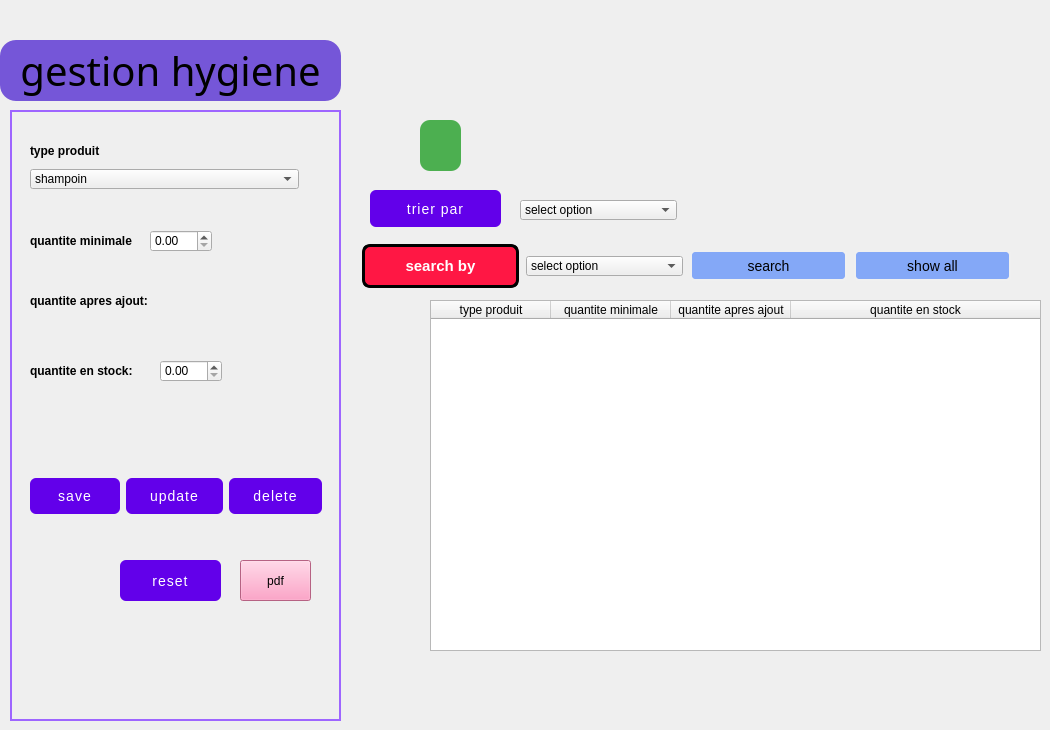
       <widget class="QWidget" name="notifications_page">
        <widget class="QLabel" name="title_label_2">
         <property name="geometry">
          <rect>
           <x>0</x>
           <y>40</y>
           <width>341</width>
           <height>61</height>
          </rect>
         </property>
         <property name="font">
          <font>
           <family>Script MT Bold</family>
           <pointsize>30</pointsize>
          </font>
         </property>
         <property name="styleSheet">
          <string notr="true">background-color:#7556d8;
border-radius:16px;</string>
         </property>
         <property name="text">
          <string>gestion hygiene</string>
         </property>
         <property name="alignment">
          <set>Qt::AlignCenter</set>
         </property>
        </widget>
        <widget class="QLabel" name="label_32">
         <property name="geometry">
          <rect>
           <x>770</x>
           <y>10</y>
           <width>200</width>
           <height>200</height>
          </rect>
         </property>
         <property name="minimumSize">
          <size>
           <width>40</width>
           <height>40</height>
          </size>
         </property>
         <property name="maximumSize">
          <size>
           <width>200</width>
           <height>200</height>
          </size>
         </property>
         <property name="text">
          <string/>
         </property>
         <property name="pixmap">
          <pixmap resource="resources.qrc">:/images/img-hotellerie-produits.jpg</pixmap>
         </property>
         <property name="scaledContents">
          <bool>true</bool>
         </property>
        </widget>
        <widget class="QTableWidget" name="tableWidget_4">
         <property name="geometry">
          <rect>
           <x>430</x>
           <y>300</y>
           <width>611</width>
           <height>351</height>
          </rect>
         </property>
         <property name="focusPolicy">
          <enum>Qt::NoFocus</enum>
         </property>
         <property name="showGrid">
          <bool>false</bool>
         </property>
         <attribute name="horizontalHeaderMinimumSectionSize">
          <number>50</number>
         </attribute>
         <attribute name="horizontalHeaderDefaultSectionSize">
          <number>120</number>
         </attribute>
         <attribute name="horizontalHeaderStretchLastSection">
          <bool>true</bool>
         </attribute>
         <attribute name="verticalHeaderVisible">
          <bool>false</bool>
         </attribute>
         <column>
          <property name="text">
           <string>type produit</string>
          </property>
         </column>
         <column>
          <property name="text">
           <string>quantite minimale</string>
          </property>
         </column>
         <column>
          <property name="text">
           <string>quantite apres ajout</string>
          </property>
         </column>
         <column>
          <property name="text">
           <string>quantite en stock</string>
          </property>
         </column>
        </widget>
        <widget class="QLabel" name="label_31">
         <property name="geometry">
          <rect>
           <x>10</x>
           <y>110</y>
           <width>331</width>
           <height>611</height>
          </rect>
         </property>
         <property name="styleSheet">
          <string notr="true">border: 2px solid #9e65ff;</string>
         </property>
         <property name="text">
          <string/>
         </property>
        </widget>
        <widget class="QPushButton" name="pushButton_48">
         <property name="geometry">
          <rect>
           <x>120</x>
           <y>560</y>
           <width>101</width>
           <height>41</height>
          </rect>
         </property>
         <property name="styleSheet">
          <string notr="true">QPushButton {
    background-color: #6200ea;
    color: white;
    border-radius: 6px;
    padding: 10px 24px;
    font-size: 14px;
    letter-spacing: 1px;
    text-transform: uppercase;
    transition: background-color 0.3s ease;
}
QPushButton:hover {
    background-color: #3700b3;
}
QPushButton:pressed {
    background-color: #30009c;
}</string>
         </property>
         <property name="text">
          <string>reset</string>
         </property>
        </widget>
        <widget class="QWidget" name="layoutWidget_8">
         <property name="geometry">
          <rect>
           <x>30</x>
           <y>470</y>
           <width>292</width>
           <height>52</height>
          </rect>
         </property>
         <layout class="QHBoxLayout" name="horizontalLayout_17">
          <item>
           <widget class="QPushButton" name="pushButton_49">
            <property name="styleSheet">
             <string notr="true">QPushButton {
    background-color: #6200ea;
    color: white;
    border-radius: 6px;
    padding: 10px 24px;
    font-size: 14px;
    letter-spacing: 1px;
    text-transform: uppercase;
    transition: background-color 0.3s ease;
}
QPushButton:hover {
    background-color: #3700b3;
}
QPushButton:pressed {
    background-color: #30009c;
}
</string>
            </property>
            <property name="text">
             <string>save</string>
            </property>
           </widget>
          </item>
          <item>
           <widget class="QPushButton" name="pushButton_50">
            <property name="styleSheet">
             <string notr="true">QPushButton {
    background-color: #6200ea;
    color: white;
    border-radius: 6px;
    padding: 10px 24px;
    font-size: 14px;
    letter-spacing: 1px;
    text-transform: uppercase;
    transition: background-color 0.3s ease;
}
QPushButton:hover {
    background-color: #3700b3;
}
QPushButton:pressed {
    background-color: #30009c;
}</string>
            </property>
            <property name="text">
             <string>update</string>
            </property>
           </widget>
          </item>
          <item>
           <widget class="QPushButton" name="pushButton_51">
            <property name="styleSheet">
             <string notr="true">QPushButton {
    background-color: #6200ea;
    color: white;
    border-radius: 6px;
    padding: 10px 24px;
    font-size: 14px;
    letter-spacing: 1px;
    text-transform: uppercase;
    transition: background-color 0.3s ease;
}
QPushButton:hover {
    background-color: #3700b3;
}
QPushButton:pressed {
    background-color: #30009c;
}</string>
            </property>
            <property name="text">
             <string>delete</string>
            </property>
           </widget>
          </item>
         </layout>
        </widget>
        <widget class="QComboBox" name="comboBox_19">
         <property name="geometry">
          <rect>
           <x>30</x>
           <y>169</y>
           <width>269</width>
           <height>20</height>
          </rect>
         </property>
         <item>
          <property name="text">
           <string>shampoin</string>
          </property>
         </item>
         <item>
          <property name="text">
           <string>savon</string>
          </property>
         </item>
        </widget>
        <widget class="QLabel" name="label_61">
         <property name="geometry">
          <rect>
           <x>30</x>
           <y>140</y>
           <width>269</width>
           <height>22</height>
          </rect>
         </property>
         <property name="font">
          <font>
           <weight>75</weight>
           <bold>true</bold>
          </font>
         </property>
         <property name="text">
          <string>type produit</string>
         </property>
        </widget>
        <widget class="QDoubleSpinBox" name="doubleSpinBox">
         <property name="geometry">
          <rect>
           <x>150</x>
           <y>230</y>
           <width>62</width>
           <height>22</height>
          </rect>
         </property>
        </widget>
        <widget class="QLabel" name="label_62">
         <property name="geometry">
          <rect>
           <x>30</x>
           <y>230</y>
           <width>121</width>
           <height>22</height>
          </rect>
         </property>
         <property name="font">
          <font>
           <weight>75</weight>
           <bold>true</bold>
          </font>
         </property>
         <property name="text">
          <string>quantite minimale</string>
         </property>
        </widget>
        <widget class="QDoubleSpinBox" name="doubleSpinBox_2">
         <property name="geometry">
          <rect>
           <x>160</x>
           <y>360</y>
           <width>62</width>
           <height>22</height>
          </rect>
         </property>
        </widget>
        <widget class="QLabel" name="label_63">
         <property name="geometry">
          <rect>
           <x>30</x>
           <y>290</y>
           <width>161</width>
           <height>22</height>
          </rect>
         </property>
         <property name="font">
          <font>
           <weight>75</weight>
           <bold>true</bold>
          </font>
         </property>
         <property name="text">
          <string>quantite apres ajout:</string>
         </property>
        </widget>
        <widget class="QLabel" name="label_64">
         <property name="geometry">
          <rect>
           <x>30</x>
           <y>360</y>
           <width>121</width>
           <height>22</height>
          </rect>
         </property>
         <property name="font">
          <font>
           <weight>75</weight>
           <bold>true</bold>
          </font>
         </property>
         <property name="text">
          <string>quantite en stock:</string>
         </property>
        </widget>
        <widget class="QPushButton" name="pushButton_52">
         <property name="geometry">
          <rect>
           <x>240</x>
           <y>560</y>
           <width>71</width>
           <height>41</height>
          </rect>
         </property>
         <property name="styleSheet">
          <string notr="true">background-color: rgb(255, 137, 184);</string>
         </property>
         <property name="text">
          <string>pdf</string>
         </property>
         <property name="icon">
          <iconset>
           <normaloff>im/picture_as_pdf_24dp_5F6368_FILL0_wght400_GRAD0_opsz24.png</normaloff>im/picture_as_pdf_24dp_5F6368_FILL0_wght400_GRAD0_opsz24.png</iconset>
         </property>
        </widget>
        <widget class="QComboBox" name="comboBox_20">
         <property name="geometry">
          <rect>
           <x>526</x>
           <y>256</y>
           <width>157</width>
           <height>20</height>
          </rect>
         </property>
         <item>
          <property name="text">
           <string>select option</string>
          </property>
         </item>
         <item>
          <property name="text">
           <string>contact</string>
          </property>
         </item>
         <item>
          <property name="text">
           <string>room no</string>
          </property>
         </item>
        </widget>
        <widget class="QPushButton" name="pushButton_53">
         <property name="geometry">
          <rect>
           <x>362</x>
           <y>244</y>
           <width>157</width>
           <height>44</height>
          </rect>
         </property>
         <property name="styleSheet">
          <string notr="true">QPushButton {
    background-color: #ff1744;
    color: white;
    border: 3px solid #000000;
    border-radius: 8px;
    padding: 10px 25px;
    font-size: 15px;
    font-weight: bold;
    box-shadow: 5px 5px 0 #000000;
    transition: box-shadow 0.2s ease, background-color 0.2s ease;
}
QPushButton:hover {
    background-color: #f01440;
    box-shadow: 3px 3px 0 #000000;
}
QPushButton:pressed {
    background-color: #d01235;
    box-shadow: 1px 1px 0 #000000;
}
</string>
         </property>
         <property name="text">
          <string>search by</string>
         </property>
        </widget>
        <widget class="QPushButton" name="pushButton_54">
         <property name="geometry">
          <rect>
           <x>854</x>
           <y>250</y>
           <width>157</width>
           <height>31</height>
          </rect>
         </property>
         <property name="styleSheet">
          <string notr="true">  font-size: 14px;
    padding: 5px 10px;
    border: 2px solid #f0f0f0;
    border-radius: 5px;
    background-color: #84a8f7;</string>
         </property>
         <property name="text">
          <string>show all</string>
         </property>
        </widget>
        <widget class="QPushButton" name="pushButton_55">
         <property name="geometry">
          <rect>
           <x>690</x>
           <y>250</y>
           <width>157</width>
           <height>31</height>
          </rect>
         </property>
         <property name="styleSheet">
          <string notr="true">  font-size: 14px;
    padding: 5px 10px;
    border: 2px solid #f0f0f0;
    border-radius: 5px;
    background-color: #84a8f7;</string>
         </property>
         <property name="text">
          <string>search</string>
         </property>
        </widget>
        <widget class="QPushButton" name="pushButton_56">
         <property name="geometry">
          <rect>
           <x>370</x>
           <y>190</y>
           <width>131</width>
           <height>37</height>
          </rect>
         </property>
         <property name="styleSheet">
          <string notr="true">QPushButton {
    background-color: #6200ea;
    color: white;
    border-radius: 6px;
    padding: 10px 24px;
    font-size: 14px;
    letter-spacing: 1px;
    text-transform: uppercase;
    transition: background-color 0.3s ease;
}
QPushButton:hover {
    background-color: #3700b3;
}
QPushButton:pressed {
    background-color: #30009c;
}</string>
         </property>
         <property name="text">
          <string>trier par</string>
         </property>
        </widget>
        <widget class="QComboBox" name="comboBox_21">
         <property name="geometry">
          <rect>
           <x>520</x>
           <y>200</y>
           <width>157</width>
           <height>20</height>
          </rect>
         </property>
         <item>
          <property name="text">
           <string>select option</string>
          </property>
         </item>
         <item>
          <property name="text">
           <string>contact</string>
          </property>
         </item>
         <item>
          <property name="text">
           <string>room no</string>
          </property>
         </item>
        </widget>
        <widget class="QPushButton" name="pushButton_57">
         <property name="geometry">
          <rect>
           <x>420</x>
           <y>120</y>
           <width>41</width>
           <height>51</height>
          </rect>
         </property>
         <property name="styleSheet">
          <string notr="true">QPushButton {
    background-color: #4CAF50;        /* Green background */
    color: white;                     /* White text */
    border: none;                     /* No border for a clean look */
    border-radius: 10px;              /* Rounded corners */
    padding: 10px 20px;               /* Padding */
    font-size: 16px;                  /* Text size */
    font-weight: bold;                /* Bold text */
    box-shadow: 3px 3px 10px rgba(0, 0, 0, 0.3); /* Shadow effect */
}

QPushButton:hover {
    background-color: #45a049;        /* Darker green on hover */
}

QPushButton:pressed {
    background-color: #3e8e41;        /* Darker green on press */
}

QPushButton:disabled {
    background-color: #cccccc;        /* Gray background when disabled */
    color: #666666;                   /* Gray text when disabled */
}
</string>
         </property>
         <property name="text">
          <string/>
         </property>
         <property name="icon">
          <iconset>
           <normaloff>m/pngtree-vector-pie-chart-icon-png-image_4894574.jpg</normaloff>m/pngtree-vector-pie-chart-icon-png-image_4894574.jpg</iconset>
         </property>
         <property name="iconSize">
          <size>
           <width>50</width>
           <height>50</height>
          </size>
         </property>
        </widget>
       </widget>
